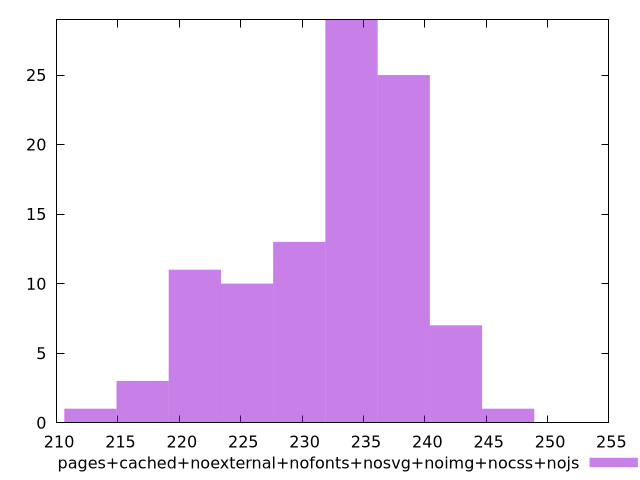

The script that saved this image:
$_pagesCachedNoexternalNofontsNosvgNoimgNocssNojs <<EOF
221.26340942424275 11
229.7735405559444 13
238.28367168764606 25
234.02860612179524 29
217.00834385839192 3
225.51847499009358 10
242.53873725349686 7
212.75327829254113 1
246.7938028193477 1
EOF
set key outside below
set terminal pngcairo
set output "report_00006_2020-11-02T20-21-41.718Z/mainthread-work-breakdown/pages+cached+noexternal+nofonts+nosvg+noimg+nocss+nojs//raw_hist.png"
set yrange [0:29]
set boxwidth 4.255065565850822
set style fill transparent solid 0.5 noborder
plot $_pagesCachedNoexternalNofontsNosvgNoimgNocssNojs title "pages+cached+noexternal+nofonts+nosvg+noimg+nocss+nojs" with boxes ,
